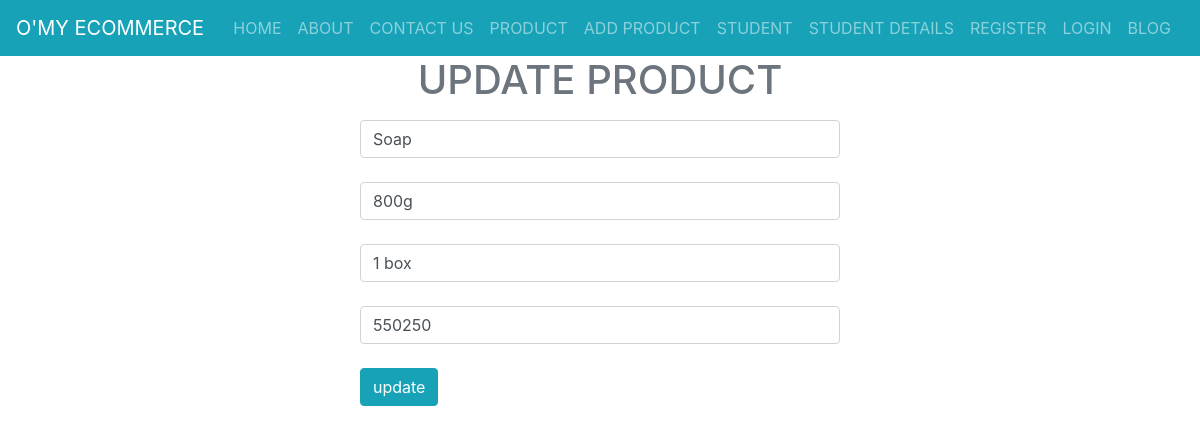
/update-product/15, run on the app's committed database.
### djangoHtmlFormsProject/models.py (models this page shows)
class Product(models.Model):
    name = models.CharField(max_length=30, blank=False, null=False)
    qtty = models.CharField(max_length=30, blank=False, null=False)
    size = models.CharField(max_length=25, blank=False, null=False)
    price = models.CharField(max_length=20, blank=False, null=False)

### djangoHtmlFormsProject/views.py (the view, shortened to what this page needs)
# urls.py: path('update-product/<id>', views.update_product, name='update-prod'),
def update_product(request, id):
    product = Product.objects.get(id=id)
    context = {'product': product}
    return render(request, 'update-product.html', context)

### templates/update-product.html (shortened to what this page needs)
{% extends 'master.html' %}
{% load static %}
{% block content %}
    <div>
        <h1 class="text-secondary text-center">UPDATE PRODUCT</h1>
        <form class="product-form" method="post" action="/update-product/{{ product.id }}">
            <input value="{{ product.name }}" required class="form-control" placeholder="Update name" name="p-name" type="text"><br>
            <input value="{{ product.qtty }}" required class="form-control" placeholder="Update quantity" name="p-qtty" type="text"><br>
            <input value="{{ product.size }}" required class="form-control" placeholder="Update size" name="p-size" type="text"><br>
            <input value="{{ product.price }}" required class="form-control" placeholder="Update price" name="p-price" type="text"><br>
            <input class="btn btn-info" value="update" type="submit">
        </form>
    </div>
{% endblock %}

### data on the page
Product: p-name "Soap", p-qtty "800g", p-size "1 box", p-price "550250"
